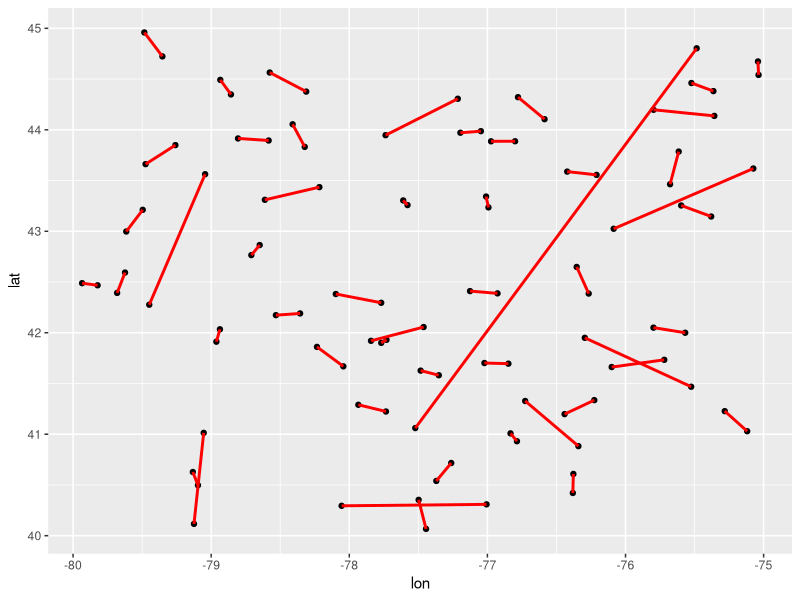

The R source for this figure: (Note: this script raises an error after producing the figure.)
# First, create a sample dataset of geo-referenced points
set.seed(1)
n_points <- 100

lat <- runif(n_points, 40, 45)
lon <- runif(n_points, -80, -75)

points_df <- data.frame(lat = lat, lon = lon)

# Calculate the pairwise distances between all the points
library(geosphere)

dist_matrix <- distm(points_df[, c("lon", "lat")], fun = distHaversine)

# Replace the diagonal with an arbitrarily large number
diag(dist_matrix) <- Inf

# Find the indices of the two closest points
# Keep track of which points have already been matched
matches <- data.frame(from = numeric(0), to = numeric(0))

while (nrow(matches) < n_points / 2) {

  # Find the indices of the minimum value
  min_index <- which(dist_matrix == min(dist_matrix), arr.ind = TRUE)

  # Get the indices of the two closest points
  closest_indices <- min_index[, 2:1]

  # Check if either point has already been matched
  if ((closest_indices[1] %in% matches$from) || (closest_indices[2] %in% matches$to)) {
    # If one has, remove the minimum distance from the matrix and continue
    dist_matrix[closest_indices[1], closest_indices[2]] <- Inf
  } else {
    # Otherwise, add the pair to the matches dataframe
    matches[nrow(matches) + 1,] <- closest_indices

    # Remove the matched points from the distance matrix
    dist_matrix[closest_indices[1], ] <- Inf
    dist_matrix[, closest_indices[1]] <- Inf
    dist_matrix[closest_indices[2], ] <- Inf
    dist_matrix[, closest_indices[2]] <- Inf
  }
}



library(ggplot2)
# Join the matches dataframe with the original points dataframe
matches_df <- cbind(from = points_df[matches$from, ], to = points_df[matches$to, ])

# Plot the points and the matches
ggplot() +
  geom_point(data = points_df, aes(x = lon, y = lat)) +
  geom_segment(data = matches_df, aes(x = from.lon, y = from.lat, xend = to.lon, yend = to.lat), color = "red", size = 1)

##############################################






# First, create a sample dataset of geo-referenced points
set.seed(1)
n_points <- 100

lat <- runif(n_points, 40, 45)
lon <- runif(n_points, -80, -75)

points_df <- data.frame(lat = lat, lon = lon)


# Calculate mean distance and filter matches dataframe
# recalculate distance matrix since you have overwritten the previous
library(geosphere)
dist_matrix <- distm(points_df[, c("lon", "lat")], fun = distHaversine)
mean_dist <- mean(dist_matrix[!is.infinite(dist_matrix)])
matches <- matches[dist_matrix[as.matrix(matches)] < 0.2 * mean_dist,]

# Randomly select subset of shortest distanced points within threshold distance
threshold <- 233845.3
subset_size <- 2

# Keep track of shortest distances and pair indices
shortest_dists <- numeric()
shortest_pairs <- list()

# Loop through distances in matches dataframe
for (i in 1:nrow(matches)) {
  dist <- distm(points_df[matches[i, "from"], c("lon", "lat")], points_df[matches[i, "to"], c("lon", "lat")], fun = distHaversine)

  # If within threshold and shorter than current shortest distance,
  # update shortest_dists and shortest_pairs
  if (is.finite(dist) && dist <= threshold) {
    if (length(shortest_dists) < subset_size) {
      shortest_dists <- c(shortest_dists, dist)
      shortest_pairs[[length(shortest_pairs) + 1]] <- matches[i,]
    } else {
      if (dist < max(shortest_dists)) {
        max_index <- which.max(shortest_dists)
        shortest_dists[max_index] <- dist
        shortest_pairs[[max_index]] <- matches[i,]
      }
    }
  }
}

library(ggplot2)


## manca random_pairs_df, dove è?


# Plot all geo-referenced points
# First, create a new dataframe that includes the coordinates of the from and to points
random_pairs_coords <- data.frame(lon_from = points_df$lon[random_pairs_df$from], lat_from = points_df$lat[random_pairs_df$from], lon_to = points_df$lon[random_pairs_df$to], lat_to = points_df$lat[random_pairs_df$to])

# Plot all geo-referenced points
ggplot(points_df, aes(x = lon, y = lat)) +
  geom_point(alpha = 0.3, size = 0.5) +
  theme_bw() +
  labs(title = "Spatial Dataset of Points")

# Plot selected random couplets within threshold distance
ggplot() +
  geom_point(data = points_df, aes(x = lon, y = lat), alpha = 0.3, size = 0.5) +
  geom_point(data = random_pairs_coords, aes(x = lon_from, y = lat_from), alpha = 0.7, size = 2, color = "red") +
  geom_point(data = random_pairs_coords, aes(x = lon_to, y = lat_to), alpha = 0.7, size = 2, color = "red") +
  geom_segment(data = random_pairs_coords, aes(x = lon_from, y = lat_from, xend = lon_to, yend = lat_to), color = "red", alpha = 0.3) +
  theme_bw() +
  labs(title = "Random Subset of Couplets within Threshold Distance")



## retry
# Original code to create dataset and find pairwise distances
# Original code to create dataset and find pairwise distances
set.seed(1)
n_points <- 100
lat <- runif(n_points, 40, 45)
lon <- runif(n_points, -80, -75)
points_df <- data.frame(lat = lat, lon = lon)
library(geosphere)
dist_matrix <- distm(points_df[, c("lon", "lat")], fun = distHaversine)
diag(dist_matrix) <- Inf

# Algorithm to find nearest couplets and filter by mean distance
matches <- data.frame(from = numeric(0), to = numeric(0))
while (nrow(matches) < n_points / 2) {
  min_index <- which(dist_matrix == min(dist_matrix), arr.ind = TRUE)
  closest_indices <- min_index[, 2:1]
  if ((closest_indices[1] %in% matches$from) || (closest_indices[2] %in% matches$to)) {
    dist_matrix[closest_indices[1], closest_indices[2]] <- Inf
  } else {
    matches[nrow(matches) + 1,] <- closest_indices
    dist_matrix[closest_indices[1], ] <- Inf
    dist_matrix[, closest_indices[1]] <- Inf
    dist_matrix[closest_indices[2], ] <- Inf
    dist_matrix[, closest_indices[2]] <- Inf
  }
}
dist_matrix <- distm(points_df[, c("lon", "lat")], fun = distHaversine)
mean_dist <- mean(dist_matrix[!is.infinite(dist_matrix)])
matches <- matches[dist_matrix[as.matrix(matches)] < 0.2 * mean_dist,]

# Randomly selecting couplets and excluding neighboring ones within a given distance threshold
n <- 10 # number of randomly selected couplets
d <- 10000 # threshold distance in meters
random_couplets <- matches[sample(nrow(matches), n),]

midpoints <- apply(random_couplets, 1, function(x) {
  with(points_df, (data.frame(lat = (lat[x[1]] + lat[x[2]]) / 2,
                              lon = (lon[x[1]] + lon[x[2]]) / 2)))
})

circles <- lapply(midpoints, function(midpoint) {
  circle <- tryCatch(gcIntermediate(c(midpoint[[1]]$lon, midpoint[[1]]$lat), c(midpoint[[1]]$lon,
                                    midpoint[[1]]$lat), d, addStartEnd = TRUE),
                     error=function(e) NULL)
  if (!is.null(circle)) {
    circle_df <- data.frame(
      lon = circle[,"lon"],
      lat = circle[,"lat"]
    )
  } else {
    circle_df <- NULL
  }
  circle_df
})

circles <- circles[!sapply(circles, is.null)]

excluded_couplets <- c()
for (i in seq_along(random_couplets[,1])) {
  candidates <- setdiff(matches, random_couplets[i,])
  circle_center <- midpoints[i]
  if (!is.null(circles[[i]])) {
    within_circle <- apply(candidates, 1, function(x) {
      with(points_df, (distm(data.frame(lon = c(lon[x[1]], lon[x[2]]),
                                        lat = c(lat[x[1]], lat[x[2]])),
                             fun = distHaversine) <= d))
    })
    excluded_couplets <- c(excluded_couplets, candidates[rowSums(within_circle) > 0,])
  }
}
final_couplets <- setdiff(matches, excluded_couplets)
